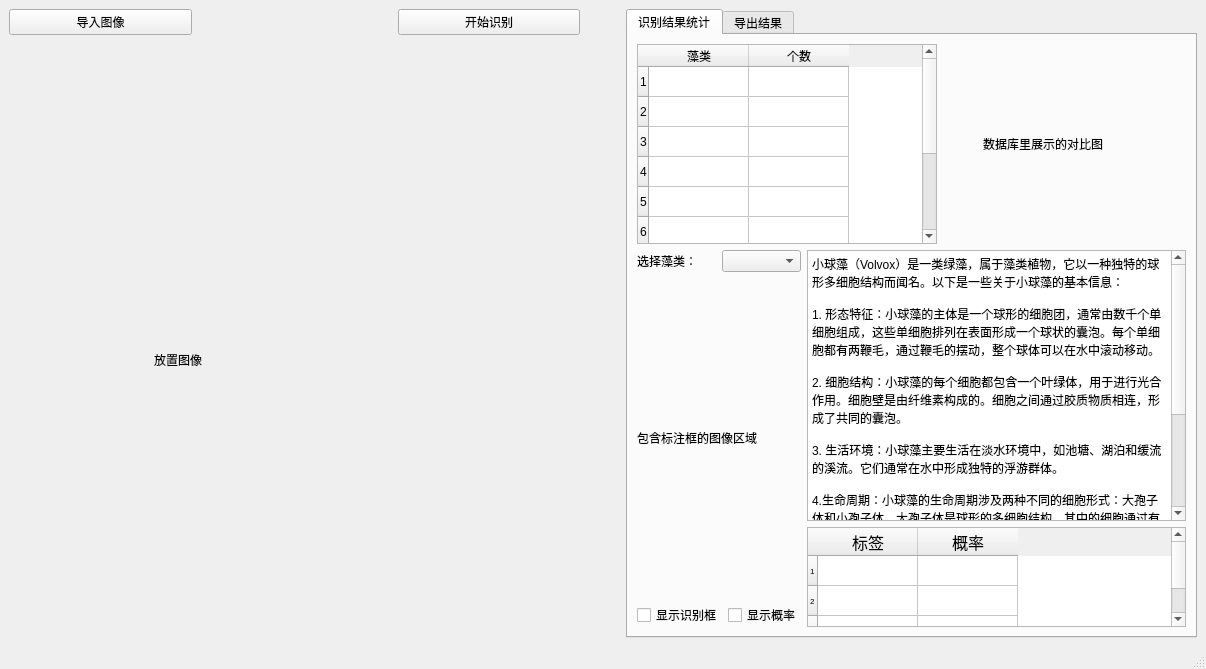
<?xml version="1.0" encoding="UTF-8"?>
<ui version="4.0">
 <class>MainWindow</class>
 <widget class="QMainWindow" name="MainWindow">
  <property name="geometry">
   <rect>
    <x>0</x>
    <y>0</y>
    <width>1206</width>
    <height>669</height>
   </rect>
  </property>
  <property name="sizePolicy">
   <sizepolicy hsizetype="Minimum" vsizetype="Expanding">
    <horstretch>0</horstretch>
    <verstretch>0</verstretch>
   </sizepolicy>
  </property>
  <property name="windowTitle">
   <string>MainWindow</string>
  </property>
  <widget class="QWidget" name="centralwidget">
   <layout class="QGridLayout" name="gridLayout_2">
    <item row="0" column="0">
     <layout class="QVBoxLayout" name="verticalLayout_2">
      <item>
       <layout class="QHBoxLayout" name="horizontalLayout_3">
        <property name="sizeConstraint">
         <enum>QLayout::SetFixedSize</enum>
        </property>
        <item>
         <widget class="QPushButton" name="importButton">
          <property name="text">
           <string>导入图像</string>
          </property>
         </widget>
        </item>
        <item>
         <spacer name="horizontalSpacer">
          <property name="orientation">
           <enum>Qt::Horizontal</enum>
          </property>
          <property name="sizeType">
           <enum>QSizePolicy::Fixed</enum>
          </property>
          <property name="sizeHint" stdset="0">
           <size>
            <width>200</width>
            <height>0</height>
           </size>
          </property>
         </spacer>
        </item>
        <item>
         <widget class="QPushButton" name="analysisButton">
          <property name="text">
           <string>开始识别</string>
          </property>
         </widget>
        </item>
       </layout>
      </item>
      <item>
       <spacer name="verticalSpacer">
        <property name="orientation">
         <enum>Qt::Vertical</enum>
        </property>
        <property name="sizeType">
         <enum>QSizePolicy::Fixed</enum>
        </property>
        <property name="sizeHint" stdset="0">
         <size>
          <width>20</width>
          <height>40</height>
         </size>
        </property>
       </spacer>
      </item>
      <item alignment="Qt::AlignHCenter">
       <widget class="QLabel" name="leftLabel">
        <property name="minimumSize">
         <size>
          <width>280</width>
          <height>500</height>
         </size>
        </property>
        <property name="layoutDirection">
         <enum>Qt::LeftToRight</enum>
        </property>
        <property name="text">
         <string>放置图像</string>
        </property>
       </widget>
      </item>
     </layout>
    </item>
    <item row="0" column="1">
     <spacer name="horizontalSpacer_2">
      <property name="orientation">
       <enum>Qt::Horizontal</enum>
      </property>
      <property name="sizeType">
       <enum>QSizePolicy::Fixed</enum>
      </property>
      <property name="sizeHint" stdset="0">
       <size>
        <width>40</width>
        <height>20</height>
       </size>
      </property>
     </spacer>
    </item>
    <item row="0" column="2">
     <widget class="QTabWidget" name="tabWidget">
      <property name="sizePolicy">
       <sizepolicy hsizetype="Preferred" vsizetype="Expanding">
        <horstretch>0</horstretch>
        <verstretch>0</verstretch>
       </sizepolicy>
      </property>
      <property name="currentIndex">
       <number>0</number>
      </property>
      <widget class="QWidget" name="tab">
       <attribute name="title">
        <string>识别结果统计</string>
       </attribute>
       <layout class="QGridLayout" name="gridLayout">
        <item row="0" column="0" colspan="2">
         <layout class="QHBoxLayout" name="horizontalLayout_4">
          <item>
           <widget class="QTableWidget" name="tableWidget">
            <property name="sizePolicy">
             <sizepolicy hsizetype="Expanding" vsizetype="Preferred">
              <horstretch>0</horstretch>
              <verstretch>0</verstretch>
             </sizepolicy>
            </property>
            <property name="minimumSize">
             <size>
              <width>300</width>
              <height>0</height>
             </size>
            </property>
            <property name="maximumSize">
             <size>
              <width>240</width>
              <height>16777215</height>
             </size>
            </property>
            <property name="verticalScrollBarPolicy">
             <enum>Qt::ScrollBarAsNeeded</enum>
            </property>
            <property name="horizontalScrollBarPolicy">
             <enum>Qt::ScrollBarAlwaysOff</enum>
            </property>
            <row>
             <property name="text">
              <string>1</string>
             </property>
            </row>
            <row>
             <property name="text">
              <string>2</string>
             </property>
            </row>
            <row>
             <property name="text">
              <string>3</string>
             </property>
            </row>
            <row>
             <property name="text">
              <string>4</string>
             </property>
            </row>
            <row>
             <property name="text">
              <string>5</string>
             </property>
            </row>
            <row>
             <property name="text">
              <string>6</string>
             </property>
            </row>
            <row>
             <property name="text">
              <string>7</string>
             </property>
            </row>
            <row>
             <property name="text">
              <string>8</string>
             </property>
            </row>
            <row>
             <property name="text">
              <string>9</string>
             </property>
            </row>
            <column>
             <property name="text">
              <string>藻类</string>
             </property>
            </column>
            <column>
             <property name="text">
              <string>个数</string>
             </property>
            </column>
           </widget>
          </item>
          <item>
           <spacer name="horizontalSpacer_3">
            <property name="orientation">
             <enum>Qt::Horizontal</enum>
            </property>
            <property name="sizeType">
             <enum>QSizePolicy::Fixed</enum>
            </property>
            <property name="sizeHint" stdset="0">
             <size>
              <width>40</width>
              <height>20</height>
             </size>
            </property>
           </spacer>
          </item>
          <item>
           <widget class="QLabel" name="label_4">
            <property name="minimumSize">
             <size>
              <width>100</width>
              <height>200</height>
             </size>
            </property>
            <property name="maximumSize">
             <size>
              <width>400</width>
              <height>400</height>
             </size>
            </property>
            <property name="text">
             <string>数据库里展示的对比图</string>
            </property>
           </widget>
          </item>
         </layout>
        </item>
        <item row="1" column="0">
         <layout class="QVBoxLayout" name="verticalLayout">
          <item>
           <layout class="QHBoxLayout" name="horizontalLayout">
            <item>
             <widget class="QLabel" name="chooseLabel">
              <property name="text">
               <string>选择藻类：</string>
              </property>
             </widget>
            </item>
            <item>
             <widget class="QComboBox" name="comboBox"/>
            </item>
           </layout>
          </item>
          <item>
           <widget class="QLabel" name="markedimageLabel">
            <property name="text">
             <string>包含标注框的图像区域</string>
            </property>
           </widget>
          </item>
          <item>
           <layout class="QHBoxLayout" name="horizontalLayout_2">
            <item>
             <widget class="QCheckBox" name="analysischeckBox">
              <property name="text">
               <string>显示识别框</string>
              </property>
             </widget>
            </item>
            <item>
             <widget class="QCheckBox" name="probabilitycheckBox">
              <property name="text">
               <string>显示概率</string>
              </property>
             </widget>
            </item>
           </layout>
          </item>
         </layout>
        </item>
        <item row="1" column="1">
         <layout class="QVBoxLayout" name="verticalLayout_3">
          <item>
           <widget class="QTextEdit" name="textEdit">
            <property name="sizePolicy">
             <sizepolicy hsizetype="Fixed" vsizetype="Fixed">
              <horstretch>0</horstretch>
              <verstretch>0</verstretch>
             </sizepolicy>
            </property>
            <property name="maximumSize">
             <size>
              <width>999999</width>
              <height>999999</height>
             </size>
            </property>
            <property name="html">
             <string>&lt;!DOCTYPE HTML PUBLIC &quot;-//W3C//DTD HTML 4.0//EN&quot; &quot;http://www.w3.org/TR/REC-html40/strict.dtd&quot;&gt;
&lt;html&gt;&lt;head&gt;&lt;meta name=&quot;qrichtext&quot; content=&quot;1&quot; /&gt;&lt;style type=&quot;text/css&quot;&gt;
p, li { white-space: pre-wrap; }
&lt;/style&gt;&lt;/head&gt;&lt;body style=&quot; font-family:'SimSun'; font-size:9pt; font-weight:400; font-style:normal;&quot;&gt;
&lt;p style=&quot; margin-top:0px; margin-bottom:0px; margin-left:0px; margin-right:0px; -qt-block-indent:0; text-indent:0px;&quot;&gt;小球藻（Volvox）是一类绿藻，属于藻类植物，它以一种独特的球形多细胞结构而闻名。以下是一些关于小球藻的基本信息：&lt;/p&gt;
&lt;p style=&quot;-qt-paragraph-type:empty; margin-top:0px; margin-bottom:0px; margin-left:0px; margin-right:0px; -qt-block-indent:0; text-indent:0px;&quot;&gt;&lt;br /&gt;&lt;/p&gt;
&lt;p style=&quot; margin-top:0px; margin-bottom:0px; margin-left:0px; margin-right:0px; -qt-block-indent:0; text-indent:0px;&quot;&gt;1. 形态特征：小球藻的主体是一个球形的细胞团，通常由数千个单细胞组成，这些单细胞排列在表面形成一个球状的囊泡。每个单细胞都有两鞭毛，通过鞭毛的摆动，整个球体可以在水中滚动移动。&lt;/p&gt;
&lt;p style=&quot;-qt-paragraph-type:empty; margin-top:0px; margin-bottom:0px; margin-left:0px; margin-right:0px; -qt-block-indent:0; text-indent:0px;&quot;&gt;&lt;br /&gt;&lt;/p&gt;
&lt;p style=&quot; margin-top:0px; margin-bottom:0px; margin-left:0px; margin-right:0px; -qt-block-indent:0; text-indent:0px;&quot;&gt;2. 细胞结构：小球藻的每个细胞都包含一个叶绿体，用于进行光合作用。细胞壁是由纤维素构成的。细胞之间通过胶质物质相连，形成了共同的囊泡。&lt;/p&gt;
&lt;p style=&quot;-qt-paragraph-type:empty; margin-top:0px; margin-bottom:0px; margin-left:0px; margin-right:0px; -qt-block-indent:0; text-indent:0px;&quot;&gt;&lt;br /&gt;&lt;/p&gt;
&lt;p style=&quot; margin-top:0px; margin-bottom:0px; margin-left:0px; margin-right:0px; -qt-block-indent:0; text-indent:0px;&quot;&gt;3. 生活环境：小球藻主要生活在淡水环境中，如池塘、湖泊和缓流的溪流。它们通常在水中形成独特的浮游群体。&lt;/p&gt;
&lt;p style=&quot;-qt-paragraph-type:empty; margin-top:0px; margin-bottom:0px; margin-left:0px; margin-right:0px; -qt-block-indent:0; text-indent:0px;&quot;&gt;&lt;br /&gt;&lt;/p&gt;
&lt;p style=&quot; margin-top:0px; margin-bottom:0px; margin-left:0px; margin-right:0px; -qt-block-indent:0; text-indent:0px;&quot;&gt;4.生命周期：小球藻的生命周期涉及两种不同的细胞形式：大孢子体和小孢子体。大孢子体是球形的多细胞结构，其中的细胞通过有丝分裂产生。小孢子体是由大孢子体中的一些细胞通过减数分裂产生的，它们具有更简单的结构，通常是单细胞的。&lt;/p&gt;
&lt;p style=&quot;-qt-paragraph-type:empty; margin-top:0px; margin-bottom:0px; margin-left:0px; margin-right:0px; -qt-block-indent:0; text-indent:0px;&quot;&gt;&lt;br /&gt;&lt;/p&gt;
&lt;p style=&quot; margin-top:0px; margin-bottom:0px; margin-left:0px; margin-right:0px; -qt-block-indent:0; text-indent:0px;&quot;&gt;5.社会性：小球藻是一种具有一定程度社会性的藻类。球体中的细胞在执行特定的任务上表现出协同性，形成一种细胞分工的组织。&lt;/p&gt;
&lt;p style=&quot;-qt-paragraph-type:empty; margin-top:0px; margin-bottom:0px; margin-left:0px; margin-right:0px; -qt-block-indent:0; text-indent:0px;&quot;&gt;&lt;br /&gt;&lt;/p&gt;
&lt;p style=&quot; margin-top:0px; margin-bottom:0px; margin-left:0px; margin-right:0px; -qt-block-indent:0; text-indent:0px;&quot;&gt;6.研究价值：小球藻因其相对简单的多细胞结构和社会性行为而成为生物学研究的对象。它们被广泛用于研究细胞分化、细胞协同、光合作用等方面的基本生物学问题。&lt;/p&gt;&lt;/body&gt;&lt;/html&gt;</string>
            </property>
           </widget>
          </item>
          <item>
           <widget class="QTableWidget" name="othertableWidget">
            <property name="minimumSize">
             <size>
              <width>300</width>
              <height>0</height>
             </size>
            </property>
            <property name="maximumSize">
             <size>
              <width>500</width>
              <height>100</height>
             </size>
            </property>
            <property name="font">
             <font>
              <pointsize>6</pointsize>
             </font>
            </property>
            <row>
             <property name="text">
              <string>1</string>
             </property>
            </row>
            <row>
             <property name="text">
              <string>2</string>
             </property>
            </row>
            <row>
             <property name="text">
              <string>3</string>
             </property>
            </row>
            <column>
             <property name="text">
              <string>标签</string>
             </property>
             <property name="font">
              <font>
               <family>Adobe Heiti Std</family>
               <pointsize>12</pointsize>
              </font>
             </property>
            </column>
            <column>
             <property name="text">
              <string>概率</string>
             </property>
             <property name="font">
              <font>
               <family>Adobe Heiti Std</family>
               <pointsize>12</pointsize>
              </font>
             </property>
            </column>
           </widget>
          </item>
         </layout>
        </item>
       </layout>
      </widget>
      <widget class="QWidget" name="tab_2">
       <attribute name="title">
        <string>导出结果</string>
       </attribute>
      </widget>
     </widget>
    </item>
   </layout>
  </widget>
  <widget class="QMenuBar" name="menubar">
   <property name="geometry">
    <rect>
     <x>0</x>
     <y>0</y>
     <width>1206</width>
     <height>22</height>
    </rect>
   </property>
  </widget>
  <widget class="QStatusBar" name="statusbar"/>
 </widget>
 <resources/>
 <connections/>
</ui>
